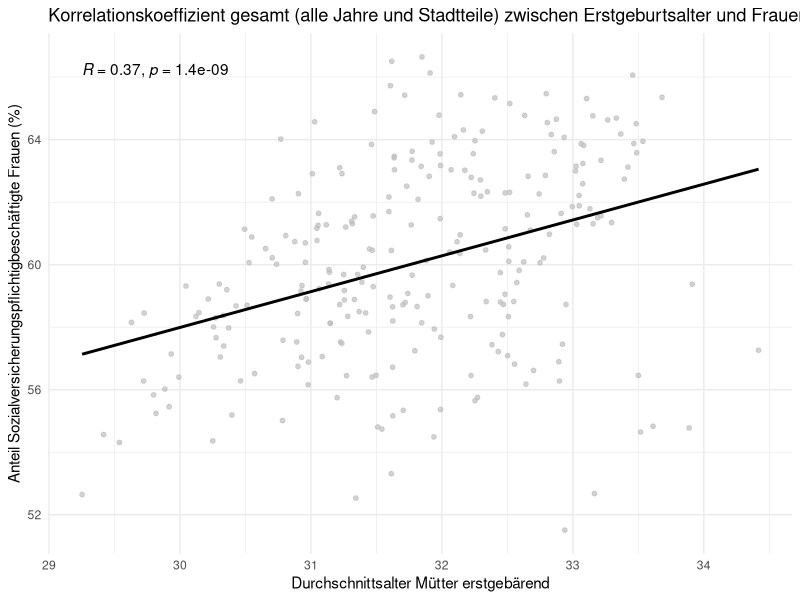

Reproduce this figure in R. (Note: this script raises an error after producing the figure.)
library(readxl)
library(tidyverse)
library(ggpubr)
library(ggplot2)

export_be <- read_excel("data/raw/export_be.xlsx")
be_sheet <- read_excel("data/raw/export_be.xlsx", sheet = "BEVÖLKERUNG")

export_ar <- read_excel("data/raw/export_ar.xlsx")
ar_sheet <- read_excel("data/raw/export_ar.xlsx", sheet = "ARBEITSMARKT")

all_districts_and_city <- be_sheet %>%
  filter(
    Indikator == "Durchschnittsalter Mütter erstgebärend",
    Ausprägung == "insgesamt"
  ) %>%
  mutate(
    mean_age = `Basiswert 1` / `Basiswert 2` 
  )

Sozialversicherungspflichtig_Beschäftigte_anteil_frau <- ar_sheet %>%
  filter(
    Indikator == "Sozialversicherungspflichtig Beschäftigte - Anteil",
    Ausprägung == "weiblich"
  ) %>%
  mutate(
    anteil = 100 * `Basiswert 1` / `Basiswert 2`
  )

korrelations_daten <- inner_join(
  all_districts_and_city, 
  Sozialversicherungspflichtig_Beschäftigte_anteil_frau, 
  by = c("Raumbezug", "Jahr")
)

korrelations_daten_clean <- korrelations_daten %>%
  filter(Raumbezug != "Stadt München")

mea_gesamt_sw <- ggplot(korrelations_daten_clean, aes(x = mean_age, y = anteil)) +
  geom_point(size = 1.3, color = "grey", alpha = 0.7) +
  geom_smooth(method = "lm", color = "black", se = FALSE, linewidth = 1) +
  stat_cor(label.x.npc = "left", label.y.npc = "top") + # Spearmans Rho als Standard
  labs(
    title = "Korrelationskoeffizient gesamt (alle Jahre und Stadtteile) zwischen Erstgeburtsalter und Frauenbeschäftigung",
    x = "Durchschnittsalter Mütter erstgebärend",
    y = "Anteil Sozialversicherungspflichtigbeschäftigte Frauen (%)"
  ) +
  theme_minimal()

mea_gesamt_sw
saveRDS(mea_gesamt_sw, "results/figures/MEA/mea_gesamt_sw.rds")

# ----------------------------------------------------------------------------------
mea_korr_nach_stadtteilen <- ggplot(korrelations_daten_clean, aes(x = mean_age, y = anteil)) +
  geom_point(aes(color = Raumbezug), 
             size = 1.3,     
             alpha = 0.7) +   
  geom_smooth(method = "lm", color = "black", se = FALSE, linewidth = 1) +
  stat_cor(
    label.x.npc = "left",   
    label.y.npc = "top",    
    color = "black",
    size = 5
  ) + 
  # X- und Y-Limits angepasst für die Altersdaten
  coord_cartesian(xlim = c(29, 34), ylim = c(48, 68)) + 
  labs(
    title = "Korrelationskoeffizient nach Stadtteilen zwischen Erstgeburtsalter und Frauenbeschäftigung",
    x = "Durchschnittsalter Mütter erstgebärend",
    y = "Anteil Sozialversicherungspflichtigbeschäftigte Frauen (%)",
    color = "Stadtteile" 
  ) +
  guides(color = guide_legend(ncol = 1)) + 
  theme_minimal()

mea_korr_nach_stadtteilen
saveRDS(mea_korr_nach_stadtteilen, "results/figures/MEA/mea_korr_nach_stadtteilen_point.rds")


# -----------------------------------------------------------------------
plot_data_final <- korrelations_daten_clean %>%
  group_by(Raumbezug) %>%
  mutate(
    r = cor(mean_age, anteil, use = "complete.obs"),
    r_label = sprintf("(R=%.2f)", r),
    Raumbezug_Label = paste(Raumbezug, r_label, sep = " ") # Stadtteil und R-Wert für die Legende
  ) %>%
  ungroup()

all_labels <- sort(unique(plot_data_final$Raumbezug_Label))
all_colors <- scales::hue_pal()(length(all_labels))
stadtteil_palette <- all_colors
names(stadtteil_palette) <- all_labels

mea_korr_nach_stadtteilen_point_line <- ggplot(plot_data_final, aes(x = mean_age, y = anteil)) +
  geom_smooth(aes(color = Raumbezug_Label, group = Raumbezug_Label),
              method = "lm", se = FALSE, linewidth = 1.1, alpha = 0.8) +
  geom_point(aes(color = Raumbezug_Label), size = 1.1, alpha = 0.5) +
  geom_smooth(aes(group = 1), method = "lm", color = "black", linewidth = 1.1, se = FALSE) +
  scale_color_manual(values = stadtteil_palette) +
  labs(
    title = "Korrelationskoeffizient nach Stadtteilen zwischen Erstgeburtsalter und Frauenbeschäftigung",
    x = "Durchschnittsalter Mütter erstgebärend",
    y = "Anteil Sozialversicherungspflichtigbeschäftigte Frauen (%)",
    color = "Stadtteile" 
  ) +
  coord_cartesian(xlim = c(29, 34), ylim = c(48, 68)) +
  theme_minimal() +
  theme(
    legend.text = element_text(size = 7),
    legend.key.height = unit(0.4, "cm")
  ) +
  guides(color = guide_legend(ncol = 1))

mea_korr_nach_stadtteilen_point_line
saveRDS(mea_korr_nach_stadtteilen_point_line, "results/figures/MEA/mea_korr_nach_stadtteilen_point_line.rds")

# ----------------------------------------------------------------------
r_werte_check <- korrelations_daten_clean %>%
  group_by(Raumbezug) %>%
  summarise(
    r_wert = cor(mean_age, anteil)
  ) %>%
  mutate(
    is_negative = r_wert < 0,
    Raumbezug_Label = paste0(Raumbezug, " (R=", round(r_wert, 2), ")")
  )

plot_data_highlight <- korrelations_daten_clean %>%
  left_join(r_werte_check, by = "Raumbezug")

ggplot(plot_data_highlight, aes(x = mean_age, y = anteil)) +
  geom_smooth(
    data = subset(plot_data_highlight, is_negative == FALSE),
    aes(group = Raumbezug), 
    method = "lm", 
    se = FALSE, 
    color = "grey85", 
    linewidth = 0.8,
    alpha = 0.5
  ) +
  geom_smooth(
    data = subset(plot_data_highlight, is_negative == TRUE),
    aes(color = Raumbezug_Label, group = Raumbezug), 
    method = "lm", 
    se = FALSE, 
    linewidth = 1.1, 
    alpha = 1
  ) +
  geom_smooth(
    aes(group = 1), 
    method = "lm", 
    color = "black", 
    linewidth = 1.1, 
    se = FALSE
  ) +
  scale_color_manual(values = stadtteil_palette) +
  labs(
    title = "non Simpson's Paradox",
    subtitle = "Grau = Positiver Zusammenhang (R ≥ 0), Bunt = Negativer Zusammenhang (R < 0)",
    x = "Durchschnittsalter Mütter erstgebärend",
    y = "Anteil Sozialversicherungspflichtigbeschäftigte Frauen (%)",
    color = "Stadtteile mit R < 0" 
  ) +
  coord_cartesian(xlim = c(29, 34), ylim = c(48, 68)) +
  theme_minimal() +
  theme(legend.position = "right")

# -------------------------------------------------------------------------
plot_data_colored <- korrelations_daten_clean %>%
  group_by(Raumbezug) %>% 
  mutate(
    r_wert = cor(mean_age, anteil),
    trend_richtung = ifelse(r_wert >= 0, "positiv", "negativ") 
  ) %>%
  ungroup() 

ggplot(plot_data_colored, aes(x = mean_age, y = anteil)) +
  geom_smooth(
    aes(
      color = trend_richtung,  
      group = Raumbezug            
    ), 
    method = "lm", 
    se = FALSE, 
    linewidth = 1.1,    
    alpha = 0.6          
  ) +
  geom_smooth(aes(group = 1), method = "lm", color = "black", linewidth = 1.1, se = FALSE) +
  scale_color_manual(values = c(
    "positiv" = "red", 
    "negativ" = "blue"  
  )) +
  labs(
    title = "non Simpson's Paradox",
    subtitle = "Rot = positiver Zusammenhang (R ≥ 0), Blau = negativer Zusammenhang (R < 0)",
    x = "Durchschnittsalter Mütter erstgebärend",
    y = "Anteil Sozialversicherungspflichtigbeschäftigte Frauen (%)"
  ) +
  coord_cartesian(xlim = c(29, 34), ylim = c(48, 68)) +
  theme_minimal() +
  theme(legend.position = "none")

